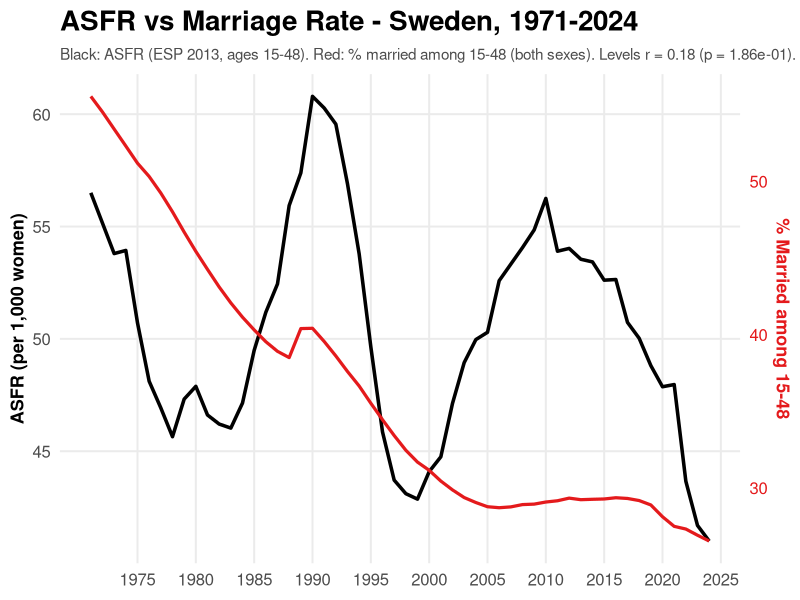
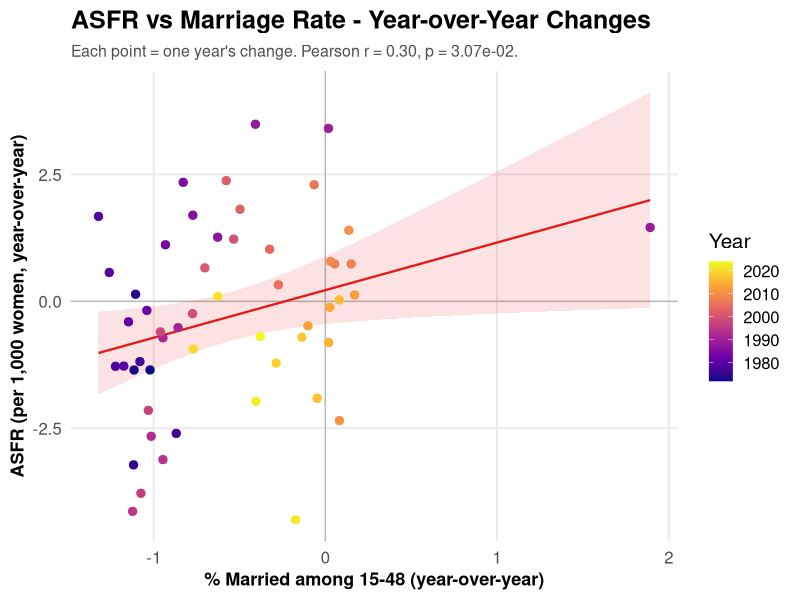
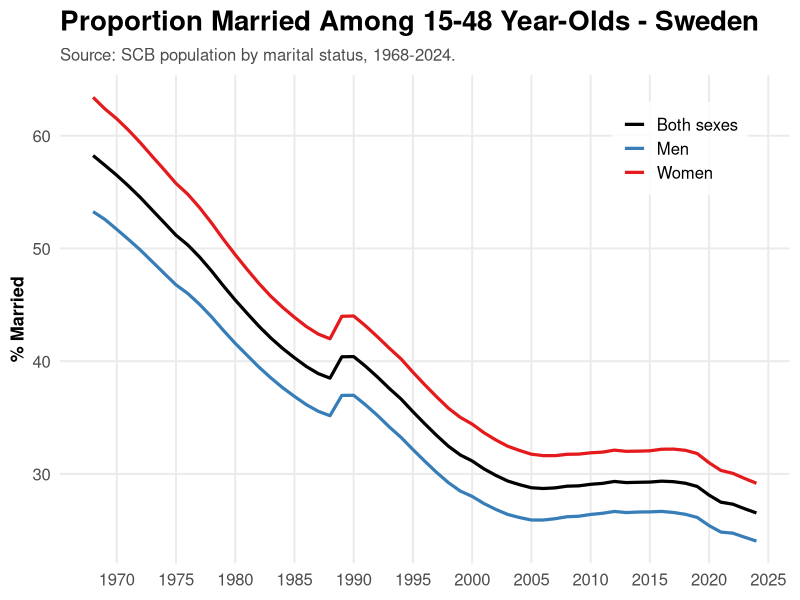
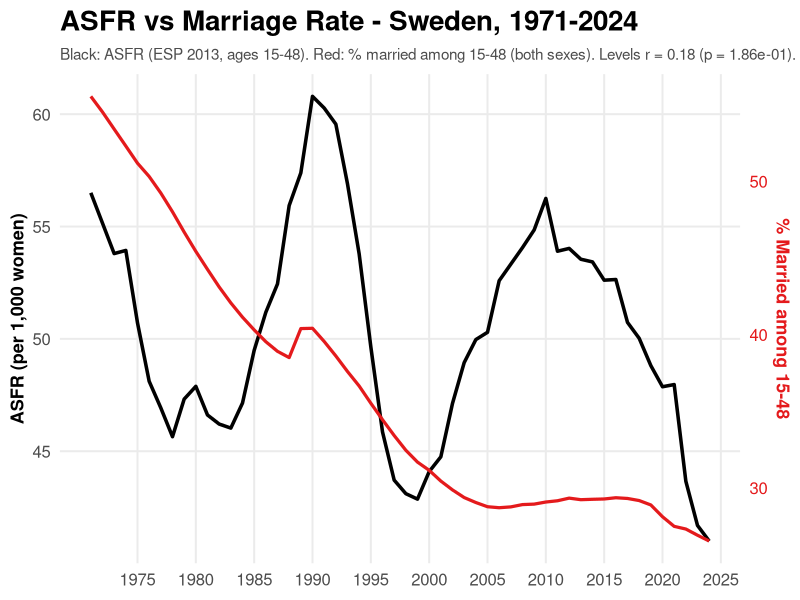
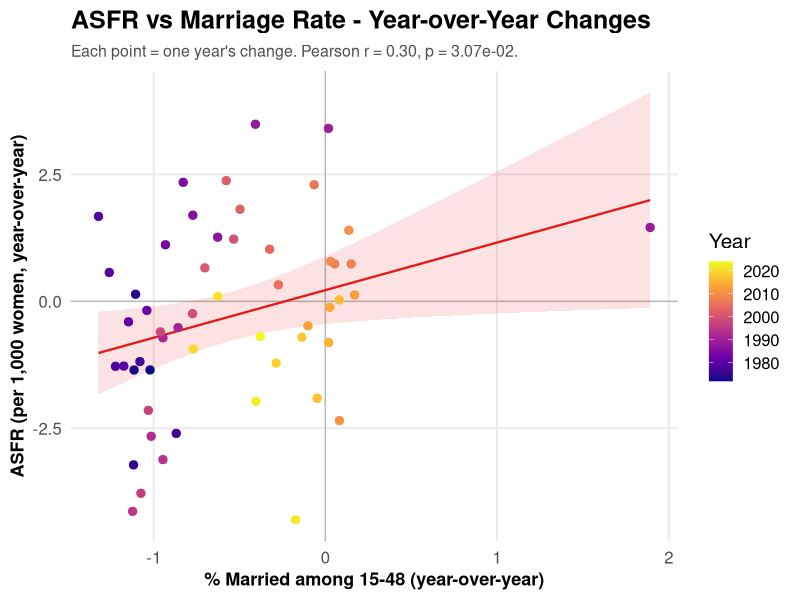

Write R code to recreate these figures, in order.
###############################################################
## Marriage Rate (15-48) vs ASFR — Sweden
##
## Sources:
##   - SCB: Population by marital status, age, sex (1968-2024)
##   - ASFR merged dataset (1971-2024)
##
## Computes: % married among 15-48 year-olds (men, women, total)
## Plots dual-axis time series + scatter + change correlations
###############################################################

suppressPackageStartupMessages({
  library(dplyr)
  library(tidyr)
  library(readr)
  library(ggplot2)
  library(scales)
  library(stringr)
})

OUT_DIR <- "visual"
dir.create(OUT_DIR, recursive = TRUE, showWarnings = FALSE)

# =====================================================================
# 1. LOAD & PARSE MARRIAGE DATA
# =====================================================================

raw <- read_delim(
  "2025_update/BE0101N1_20260315-000755.csv",
  delim = ";", skip = 2, col_names = TRUE,
  show_col_types = FALSE,
  locale = locale(encoding = "UTF-8")
)

# Parse age
parse_age <- function(x) {
  x <- str_trim(x)
  as.integer(str_extract(x, "^\\d+"))
}

mar <- raw %>%
  rename(region = 1, status = 2, age_raw = 3, sex = 4) %>%
  mutate(
    status = str_trim(status),
    sex    = str_trim(sex),
    Age    = parse_age(age_raw)
  ) %>%
  filter(!is.na(Age), Age >= 15, Age <= 48) %>%
  select(-region, -age_raw) %>%
  pivot_longer(-c(status, sex, Age), names_to = "Year", values_to = "Pop") %>%
  mutate(Year = as.integer(Year),
         Pop  = as.numeric(Pop))

cat("Marriage data parsed:", nrow(mar), "rows\n")
cat("Statuses:", paste(unique(mar$status), collapse = ", "), "\n")
cat("Years:", min(mar$Year), "-", max(mar$Year), "\n")

# =====================================================================
# 2. COMPUTE MARRIAGE RATE (% married) AMONG 15-48
# =====================================================================

# Total population and married population by year x sex
mar_rate <- mar %>%
  group_by(Year, sex) %>%
  summarise(
    total   = sum(Pop, na.rm = TRUE),
    married = sum(Pop[status == "married"], na.rm = TRUE),
    .groups = "drop"
  ) %>%
  mutate(pct_married = 100 * married / total)

# Also compute combined (both sexes)
mar_rate_both <- mar %>%
  group_by(Year) %>%
  summarise(
    total   = sum(Pop, na.rm = TRUE),
    married = sum(Pop[status == "married"], na.rm = TRUE),
    .groups = "drop"
  ) %>%
  mutate(sex = "both", pct_married = 100 * married / total)

mar_rate_all <- bind_rows(mar_rate, mar_rate_both) %>%
  arrange(Year, sex)

cat("\nMarriage rate (% married, 15-48):\n")
mar_rate_all %>%
  filter(Year %in% c(1968, 1980, 1990, 2000, 2010, 2020, 2024)) %>%
  select(Year, sex, pct_married) %>%
  pivot_wider(names_from = sex, values_from = pct_married) %>%
  print()

# =====================================================================
# 3. LOAD ASFR & MERGE
# =====================================================================

asfr <- read_csv("2025_update/ASFR_vs_affordability_merged.csv",
                 show_col_types = FALSE) %>%
  select(year, ASFR_1000)

df <- mar_rate_all %>%
  filter(sex == "both") %>%
  select(Year, pct_married) %>%
  rename(year = Year) %>%
  inner_join(asfr, by = "year") %>%
  arrange(year)

cat("\nMerged data:", nrow(df), "years,", min(df$year), "-", max(df$year), "\n")

# =====================================================================
# 4. CORRELATION ANALYSIS
# =====================================================================

# --- Levels ---
cor_lev <- cor.test(df$pct_married, df$ASFR_1000)
cat("\n=== Correlation: % Married vs ASFR (levels) ===\n")
cat("  Pearson r: ", sprintf("%.3f", cor_lev$estimate), "\n")
cat("  p-value:   ", sprintf("%.2e", cor_lev$p.value), "\n")

# --- Year-over-year changes ---
df_chg <- df %>%
  mutate(
    d_married = pct_married - lag(pct_married),
    d_asfr    = ASFR_1000 - lag(ASFR_1000)
  ) %>%
  filter(!is.na(d_married))

cor_chg <- cor.test(df_chg$d_married, df_chg$d_asfr)
cat("\n=== Correlation: Δ % Married vs Δ ASFR (changes) ===\n")
cat("  Pearson r: ", sprintf("%.3f", cor_chg$estimate), "\n")
cat("  Spearman ρ:", sprintf("%.3f", cor(df_chg$d_married, df_chg$d_asfr, method = "spearman")), "\n")
cat("  p-value:   ", sprintf("%.2e", cor_chg$p.value), "\n")

# --- Lagged changes (Δ married at t vs Δ ASFR at t+k) ---
cat("\n=== Lagged correlations on CHANGES (Δ married leads Δ ASFR) ===\n")
lag_chg <- tibble(lag = 0:5, pearson = NA_real_, p_value = NA_real_)
for (k in 0:5) {
  tmp <- df %>%
    mutate(
      d_married = pct_married - lag(pct_married),
      d_asfr    = ASFR_1000 - lag(ASFR_1000),
      d_mar_lag = lag(d_married, k)
    ) %>%
    filter(!is.na(d_mar_lag), !is.na(d_asfr))
  ct <- cor.test(tmp$d_mar_lag, tmp$d_asfr)
  lag_chg$pearson[k + 1] <- ct$estimate
  lag_chg$p_value[k + 1] <- ct$p.value
}
print(lag_chg)

# =====================================================================
# 5. PLOT A — Marriage rate by sex over time
# =====================================================================

p_mar <- ggplot(mar_rate_all, aes(x = Year, y = pct_married, color = sex)) +
  geom_line(linewidth = 1.1) +
  scale_color_manual(
    name = NULL,
    values = c("men" = "#377eb8", "women" = "#e41a1c", "both" = "black"),
    labels = c("men" = "Men", "women" = "Women", "both" = "Both sexes")
  ) +
  scale_x_continuous(breaks = seq(1970, 2025, by = 5)) +
  labs(
    title    = "Proportion Married Among 15-48 Year-Olds - Sweden",
    subtitle = "Source: SCB population by marital status, 1968-2024.",
    x = NULL, y = "% Married"
  ) +
  theme_minimal(base_size = 15) +
  theme(
    plot.title       = element_text(face = "bold", size = 20),
    plot.subtitle    = element_text(size = 12, color = "grey30"),
    legend.position  = c(0.85, 0.85),
    legend.text      = element_text(size = 12),
    legend.background = element_rect(fill = alpha("white", 0.85), color = NA),
    axis.text        = element_text(size = 12),
    axis.title.y     = element_text(size = 13, face = "bold"),
    panel.grid.minor = element_blank(),
    panel.background = element_rect(fill = "white", color = NA),
    plot.background  = element_rect(fill = "white", color = NA)
  )

ggsave(file.path(OUT_DIR, "marriage_rate_15_48_by_sex.png"),
       p_mar, width = 14, height = 8, dpi = 300, bg = "white")

# =====================================================================
# 6. PLOT B — ASFR vs Marriage rate (dual axis)
# =====================================================================

asfr_r <- range(df$ASFR_1000)
mar_r  <- range(df$pct_married)
a_sc   <- diff(asfr_r) / diff(mar_r)
b_sc   <- asfr_r[1] - a_sc * mar_r[1]

p_dual <- ggplot(df, aes(x = year)) +
  geom_line(aes(y = ASFR_1000), color = "black", linewidth = 1.2) +
  geom_line(aes(y = a_sc * pct_married + b_sc),
            color = "#e41a1c", linewidth = 1.1) +
  scale_x_continuous(breaks = seq(1975, 2025, by = 5)) +
  scale_y_continuous(
    name = "ASFR (per 1,000 women)",
    sec.axis = sec_axis(
      ~ (. - b_sc) / a_sc,
      name = "% Married among 15-48"
    )
  ) +
  labs(
    title = "ASFR vs Marriage Rate - Sweden, 1971-2024",
    subtitle = paste0(
      "Black: ASFR (ESP 2013, ages 15-48). ",
      "Red: % married among 15-48 (both sexes). ",
      "Levels r = ", sprintf("%.2f", cor_lev$estimate),
      " (p = ", sprintf("%.2e", cor_lev$p.value), ")."
    ),
    x = NULL
  ) +
  theme_minimal(base_size = 15) +
  theme(
    plot.title         = element_text(face = "bold", size = 20),
    plot.subtitle      = element_text(size = 11, color = "grey30"),
    axis.title.y.left  = element_text(color = "black", face = "bold", size = 13),
    axis.title.y.right = element_text(color = "#e41a1c", face = "bold", size = 13),
    axis.text.y.right  = element_text(color = "#e41a1c"),
    axis.text          = element_text(size = 12),
    panel.grid.minor   = element_blank(),
    panel.background   = element_rect(fill = "white", color = NA),
    plot.background    = element_rect(fill = "white", color = NA)
  )

p_dual

ggsave(file.path(OUT_DIR, "ASFR_vs_marriage_rate_timeseries.png"),
       p_dual, width = 15, height = 8, dpi = 300, bg = "white")

# =====================================================================
# 7. PLOT C — Scatter: Δ marriage vs Δ ASFR
# =====================================================================

p_scat <- ggplot(df_chg, aes(x = d_married, y = d_asfr)) +
  geom_hline(yintercept = 0, color = "grey70", linewidth = 0.4) +
  geom_vline(xintercept = 0, color = "grey70", linewidth = 0.4) +
  geom_smooth(method = "lm", se = TRUE, color = "#e41a1c",
              fill = "#e41a1c", alpha = 0.12, linewidth = 0.8) +
  geom_point(aes(color = year), size = 2.5) +
  scale_color_viridis_c(name = "Year", option = "C") +
  labs(
    title = "ASFR vs Marriage Rate - Year-over-Year Changes",
    subtitle = paste0(
      "Each point = one year's change. ",
      "Pearson r = ", sprintf("%.2f", cor_chg$estimate),
      ", p = ", sprintf("%.2e", cor_chg$p.value), "."
    ),
    x = "% Married among 15-48 (year-over-year)",
    y = "ASFR (per 1,000 women, year-over-year)"
  ) +
  theme_minimal(base_size = 15) +
  theme(
    plot.title       = element_text(face = "bold", size = 18),
    plot.subtitle    = element_text(size = 11.5, color = "grey30"),
    axis.title       = element_text(size = 13, face = "bold"),
    axis.text        = element_text(size = 12),
    panel.grid.minor = element_blank(),
    panel.background = element_rect(fill = "white", color = NA),
    plot.background  = element_rect(fill = "white", color = NA)
  )

p_scat

ggsave(file.path(OUT_DIR, "ASFR_vs_marriage_rate_changes.png"),
       p_scat, width = 12, height = 9, dpi = 300, bg = "white")

# =====================================================================
# 8. EXPORT
# =====================================================================

write_csv(mar_rate_all, "2025_update/marriage_rate_15_48_sweden.csv")
write_csv(df, "2025_update/ASFR_vs_marriage_rate_merged.csv")

cat("\nAll plots and data saved.\n")
